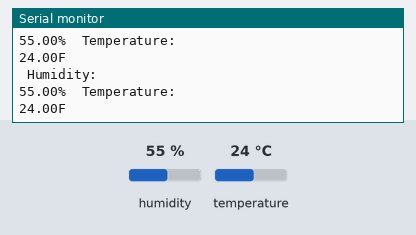
The sketch below on a simulated Arduino Uno, built with avr-gcc and run on an emulated ATmega328P. On the bench: the last lines printed to the serial monitor. The inputs (shaded band) are chosen by the test bench; at power-on: humidity 55 %, temperature 24 °C.

Above: at 4.8 s.
4.9 s: humidity set to 22 %
At 6.8 s:
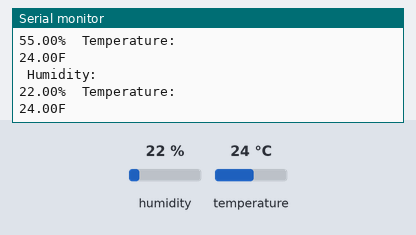
7.9 s: temperature set to 12 °C
At 9.2 s:
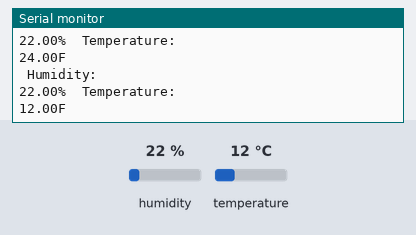
10.9 s: humidity set to 40 %
At 12.9 s:
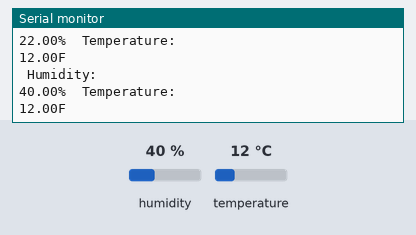
Timing chart, 0 to 14.4 s (numbered marks = the images above; inputs shaded):
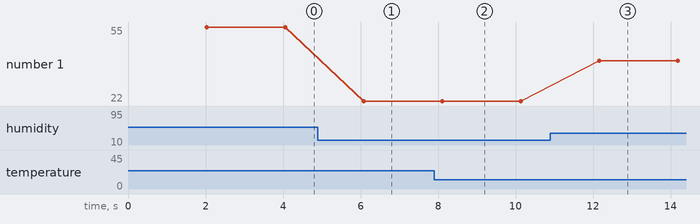

The sketch:

DHT_Sensor.ino
```cpp
#include "DHT.h
#define DHTPIN 2
#define DHTTYPE DHT11
//#define DHTTYPE DHT22
//#define DHTTYPE DHT21

DHT dht(DHTPIN, DHTTYPE);

void setup() {
  Serial.begin(9600);
  Serial.println(F("DHTxx test!"));
  dht.begin();
}
void loop() {
    delay(2000);

      float h = dht.readHumidity();
float t = dht.readTemperature();


    if (isnan(h) || isnan(t) ) {
    Serial.println(F("Failed to read from DHT sensor!"));
    return;
  }

  Serial.println(F(" Humidity: "));
  Serial.print(h);
  Serial.println(F("%  Temperature: "));
  Serial.print(t);
  Serial.println(F("F"));
}
```

Measured:
- after the input at 4.9 s, the serial monitor: prints a new line after 1.2 s (image 1)
- after the input at 7.9 s, the serial monitor: prints a new line after 0.23 s (image 2)
- after the input at 10.9 s, the serial monitor: prints a new line after 1.3 s (image 3)
- plotted number 1: 55 → 22 after the input at 4.9 s, 22 → 40 after the input at 10.9 s
